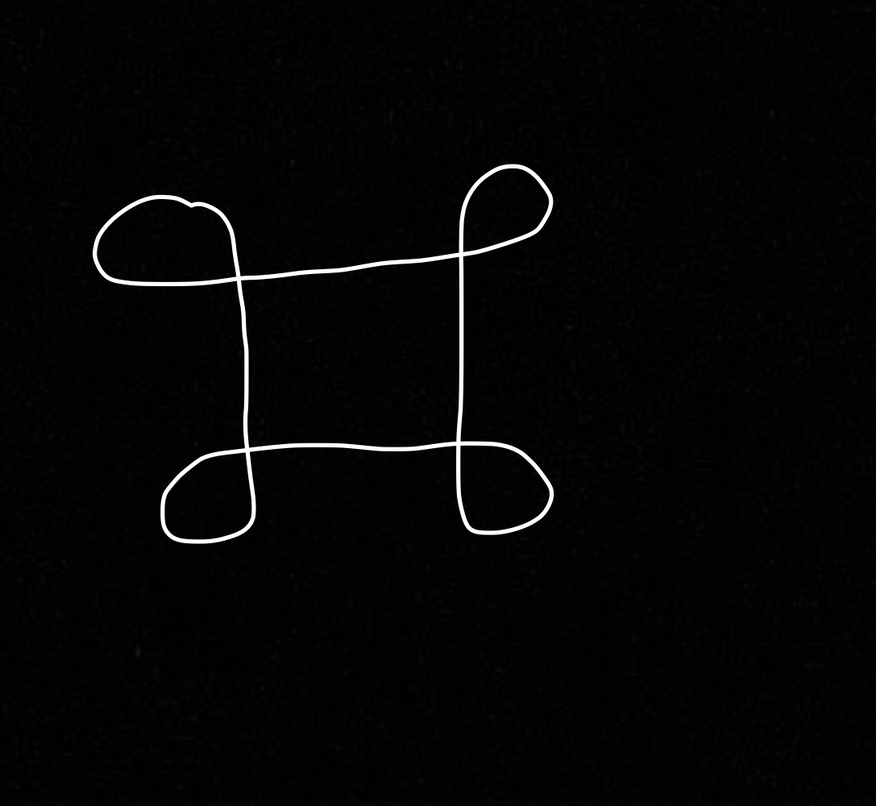
#> input picture draw1.jpeg, 876 x 806 px, shrunk from 1087 x 1000 before the run
$ python 'generate_gcode backup.py'
#> lines starting #> are read from the running program, lines starting #| are printed output that depends on the picture; after the words box and inside, x2 and y2 are one past the last pixel; in counts of white or black regions, pixels touching at a corner belong together
import cv2
import numpy as np

# Load the image and convert it to grayscale
# img = cv2.imread('drawing.jpeg')
img = cv2.imread('draw1.jpeg')
#> img is the input picture: shape (806, 876, 3); mean B, G, R 4, 5.7, 4.7
gray = cv2.cvtColor(img, cv2.COLOR_BGR2GRAY)

# Apply a threshold to convert it to a binary image
_, thresh = cv2.threshold(gray, 127, 255, cv2.THRESH_BINARY)
#> thresh: shape (806, 876); 1.2% white; 1 white region

cv2.imwrite('thresh.png', thresh)

# [12 lines of commented-out code are left out]
contours, _ = cv2.findContours(thresh, cv2.RETR_TREE, cv2.CHAIN_APPROX_SIMPLE)
#> contours = 6 contours; box (x1, y1, x2, y2) and area: (93, 164, 554, 544) 71346, (240, 256, 460, 449) 37465, (96, 198, 237, 283) 9528, (459, 445, 551, 532) 6230, (164, 452, 253, 540) 6104, (462, 167, 550, 253) 5193

# Create an empty image to draw the contours on
# contour_img = np.zeros_like(gray)

# # Draw the contours with the thickness of the lines
# cv2.drawContours(contour_img, contours, -1, (255, 255, 255), 10)

# # Find the contours of the drawing on the contour image
# contours, _ = cv2.findContours(contour_img, cv2.RETR_LIST, cv2.CHAIN_APPROX_SIMPLE)

drawing = np.zeros_like(img)
cv2.drawContours(drawing, contours, -1, (0, 255, 0), 2)
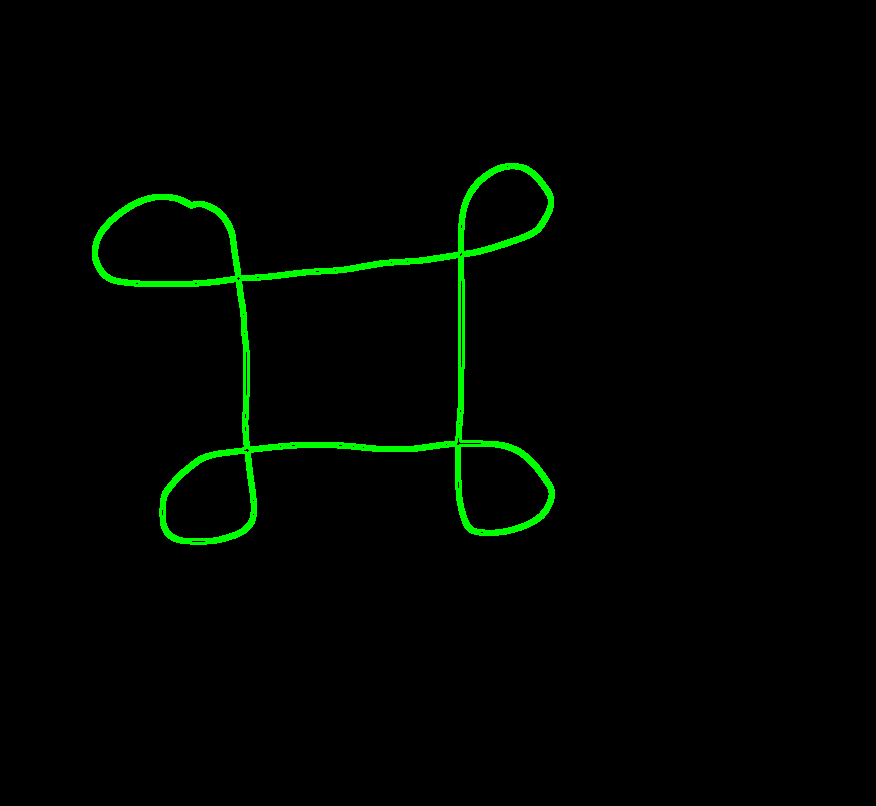
#> drawing: shape (806, 876, 3); mean of channels 0, 1, 2 0, 4.8, 0; drawn as B, G, R

# Display the drawing
cv2.imshow('Drawing', drawing)
cv2.waitKey(0)
cv2.destroyAllWindows()

# Generate G-code commands for each contour
gcode = []
for contour in contours:
    gcode.append('{}, {}'.format(contour[0][0][0], contour[0][0][1]))
    # gcode.append('G0 X{} Y{}'.format(contour[0][0][0], contour[0][0][1]))
    for point in contour[1:]:
        gcode.append('{}, {}'.format(point[0][0], point[0][1]))
#> this loop made 6 passes
#> after the loop, gcode = 1167 items, first 6: '506, 164', '505, 165', '501, 165', '500, 166', '498, 166', '497, 167'

# Write the G-code commands to a file
with open('coords.gcode', 'w') as f:
    f.write('\n'.join(gcode))

$ run again, with overlap1.jpeg copied over draw1.jpeg
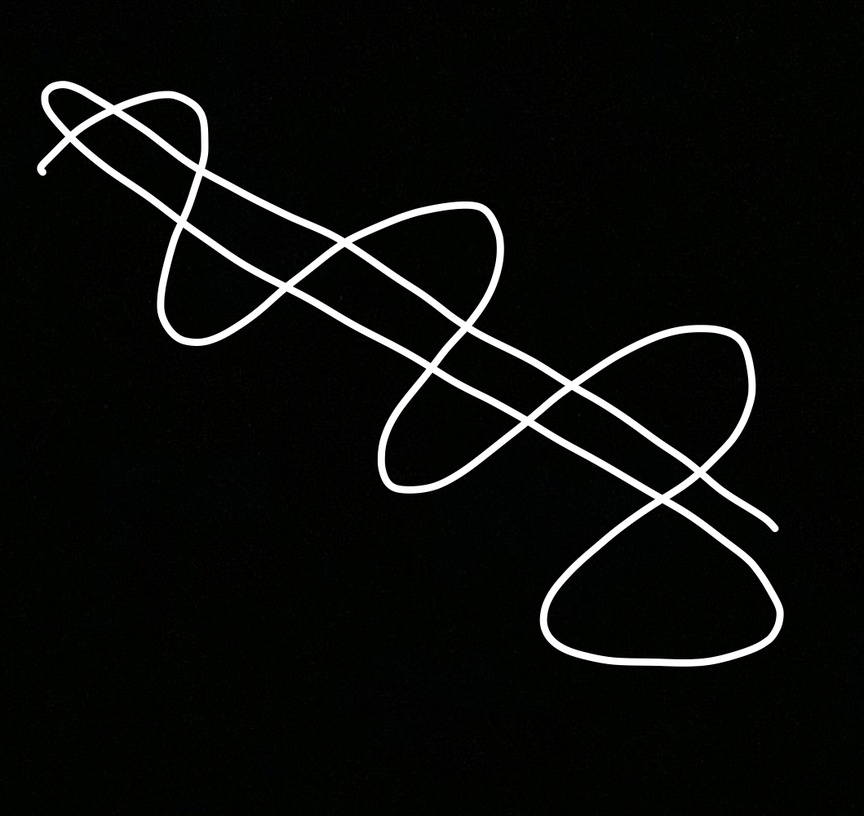
#> input picture overlap1.jpeg, 864 x 816 px, shrunk from 1059 x 1000 before the run
#> img is the input picture: shape (816, 864, 3); mean B, G, R 10.9, 12.6, 11.5
#> thresh: shape (816, 864); 3.9% white; 1 white region
#> contours = 13 contours; largest, box (x1, y1, x2, y2) and area: (37, 81, 784, 667) 126238, (546, 502, 778, 660) 24524, (578, 331, 749, 468) 13919, (351, 208, 498, 323) 9621, (384, 372, 522, 487) 9094
#> `cv2.drawContours(drawing, contours, -1, (0, 255, 0), 2)`:
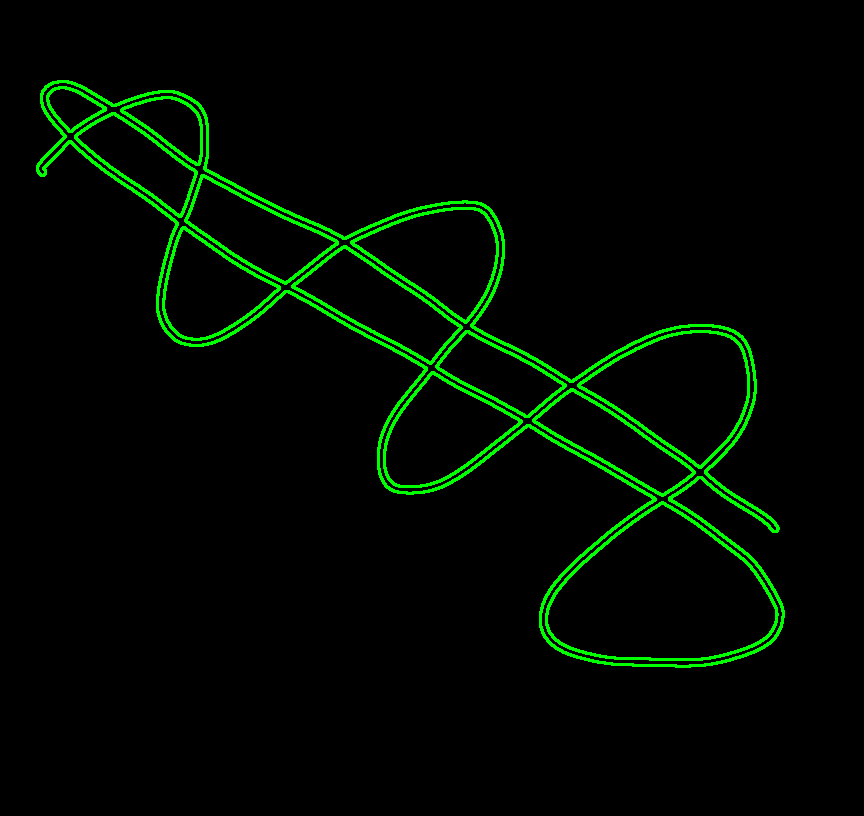
#> drawing: shape (816, 864, 3); mean of channels 0, 1, 2 0, 9.6, 0; drawn as B, G, R
#> the loop `for contour in contours:` made 13 passes
#> after the loop `for contour in contours:`: gcode = 3838 items, first 6: '58, 81', '57, 82', '53, 82', '52, 83', '51, 83', '50, 84'

$ run again, with swirl2.jpeg copied over draw1.jpeg
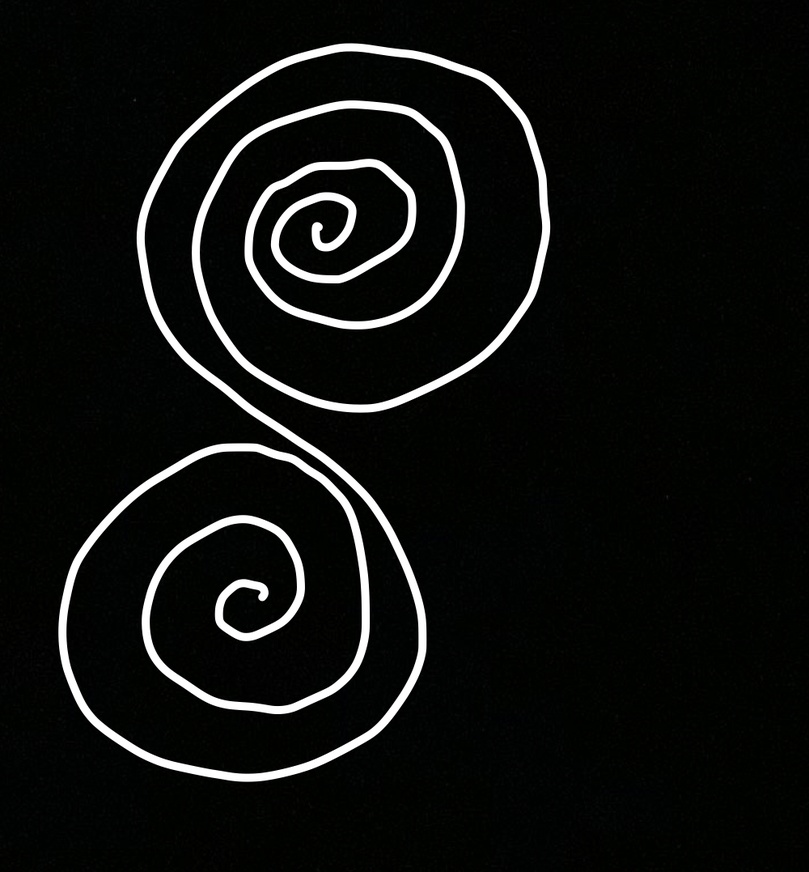
#> input picture swirl2.jpeg, 809 x 872 px, shrunk from 1000 x 1077 before the run
#> img is the input picture: shape (872, 809, 3); mean B, G, R 15.1, 16.7, 15.4
#> thresh: shape (872, 809); 5.5% white; 1 white region
#> contours = 1 contour; box (x1, y1, x2, y2) and area: (58, 43, 550, 782) 34404
#> `cv2.drawContours(drawing, contours, -1, (0, 255, 0), 2)`:
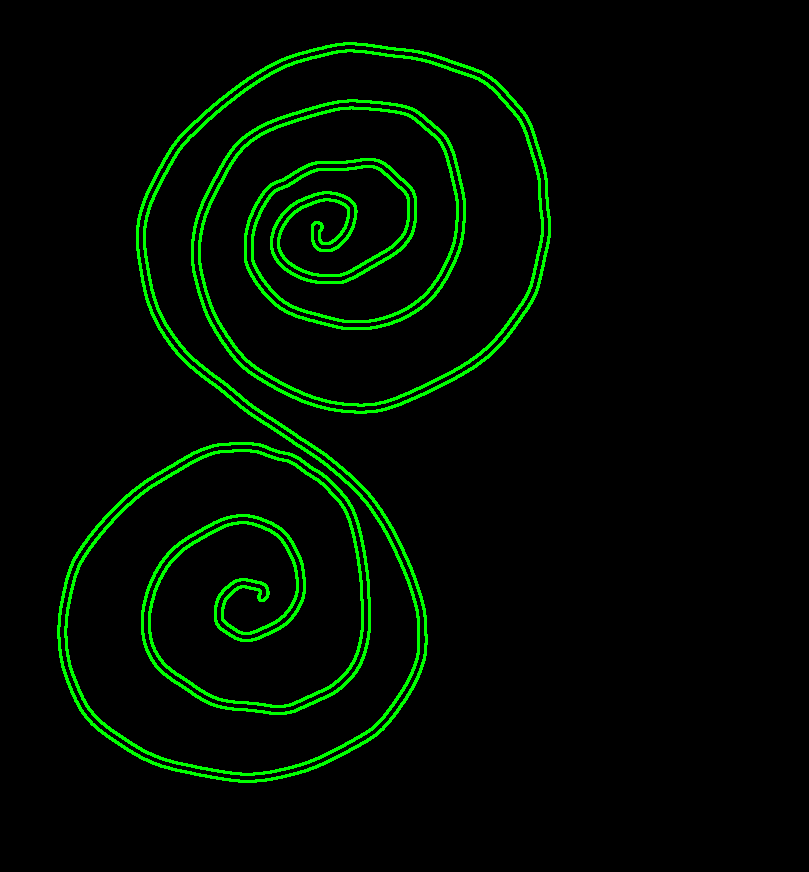
#> drawing: shape (872, 809, 3); mean of channels 0, 1, 2 0, 12, 0; drawn as B, G, R
#> the loop `for contour in contours:` made 1 pass
#> after the loop `for contour in contours:`: gcode = 4429 items, first 6: '344, 43', '343, 44', '336, 44', '335, 45', '331, 45', '330, 46'
